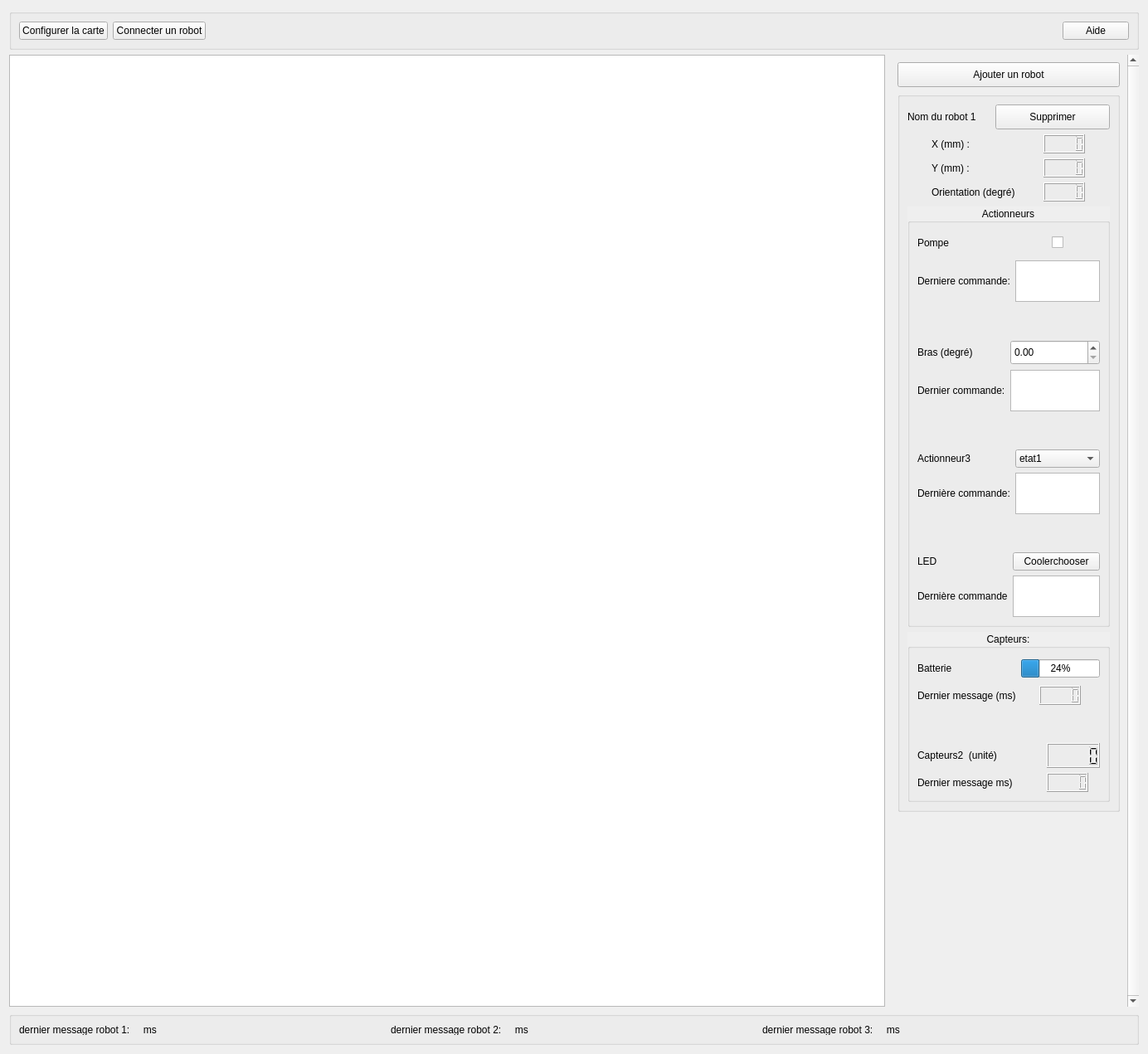
<?xml version="1.0" encoding="UTF-8"?>
<ui version="4.0">
 <class>base_window</class>
 <widget class="QWidget" name="base_window">
  <property name="geometry">
   <rect>
    <x>0</x>
    <y>0</y>
    <width>1384</width>
    <height>1271</height>
   </rect>
  </property>
  <property name="windowTitle">
   <string>Form</string>
  </property>
  <layout class="QVBoxLayout" name="verticalLayout">
   <item>
    <widget class="QGroupBox" name="menu_area">
     <property name="title">
      <string/>
     </property>
     <property name="alignment">
      <set>Qt::AlignBottom|Qt::AlignLeading|Qt::AlignLeft</set>
     </property>
     <layout class="QHBoxLayout" name="horizontalLayout">
      <item>
       <widget class="QPushButton" name="button_map">
        <property name="maximumSize">
         <size>
          <width>200</width>
          <height>16777215</height>
         </size>
        </property>
        <property name="text">
         <string>Configurer la carte</string>
        </property>
       </widget>
      </item>
      <item>
       <widget class="QPushButton" name="button_connect_robot">
        <property name="text">
         <string>Connecter un robot</string>
        </property>
       </widget>
      </item>
      <item>
       <spacer name="horizontalSpacer">
        <property name="orientation">
         <enum>Qt::Horizontal</enum>
        </property>
        <property name="sizeHint" stdset="0">
         <size>
          <width>40</width>
          <height>20</height>
         </size>
        </property>
       </spacer>
      </item>
      <item>
       <widget class="QPushButton" name="button_help">
        <property name="text">
         <string>Aide</string>
        </property>
       </widget>
      </item>
     </layout>
    </widget>
   </item>
   <item>
    <layout class="QHBoxLayout" name="layout_map_inspector">
     <item>
      <widget class="QGraphicsView" name="map_view">
       <property name="minimumSize">
        <size>
         <width>0</width>
         <height>250</height>
        </size>
       </property>
      </widget>
     </item>
     <item>
      <widget class="QScrollArea" name="inspector_scroll_area">
       <property name="enabled">
        <bool>true</bool>
       </property>
       <property name="maximumSize">
        <size>
         <width>300</width>
         <height>16777215</height>
        </size>
       </property>
       <property name="frameShape">
        <enum>QFrame::NoFrame</enum>
       </property>
       <property name="verticalScrollBarPolicy">
        <enum>Qt::ScrollBarAlwaysOn</enum>
       </property>
       <property name="horizontalScrollBarPolicy">
        <enum>Qt::ScrollBarAlwaysOff</enum>
       </property>
       <property name="sizeAdjustPolicy">
        <enum>QAbstractScrollArea::AdjustIgnored</enum>
       </property>
       <property name="widgetResizable">
        <bool>true</bool>
       </property>
       <widget class="QWidget" name="scrollAreaWidgetContents">
        <property name="geometry">
         <rect>
          <x>0</x>
          <y>0</y>
          <width>283</width>
          <height>1163</height>
         </rect>
        </property>
        <layout class="QVBoxLayout" name="verticalLayout_4">
         <item>
          <widget class="QPushButton" name="button_add_robot">
           <property name="minimumSize">
            <size>
             <width>0</width>
             <height>30</height>
            </size>
           </property>
           <property name="text">
            <string>Ajouter un robot</string>
           </property>
          </widget>
         </item>
         <item alignment="Qt::AlignTop">
          <widget class="QGroupBox" name="groupBox_robot">
           <property name="layoutDirection">
            <enum>Qt::LeftToRight</enum>
           </property>
           <property name="autoFillBackground">
            <bool>true</bool>
           </property>
           <property name="title">
            <string/>
           </property>
           <property name="alignment">
            <set>Qt::AlignLeading|Qt::AlignLeft|Qt::AlignTop</set>
           </property>
           <property name="flat">
            <bool>false</bool>
           </property>
           <property name="checkable">
            <bool>false</bool>
           </property>
           <property name="checked">
            <bool>false</bool>
           </property>
           <layout class="QVBoxLayout" name="verticalLayout_2">
            <item>
             <layout class="QHBoxLayout" name="layout_name_delete">
              <property name="sizeConstraint">
               <enum>QLayout::SetMinimumSize</enum>
              </property>
              <item>
               <widget class="QLabel" name="label_name">
                <property name="sizePolicy">
                 <sizepolicy hsizetype="Fixed" vsizetype="Fixed">
                  <horstretch>0</horstretch>
                  <verstretch>0</verstretch>
                 </sizepolicy>
                </property>
                <property name="minimumSize">
                 <size>
                  <width>0</width>
                  <height>30</height>
                 </size>
                </property>
                <property name="maximumSize">
                 <size>
                  <width>100</width>
                  <height>30</height>
                 </size>
                </property>
                <property name="text">
                 <string>Nom du robot 1</string>
                </property>
               </widget>
              </item>
              <item>
               <widget class="QPushButton" name="button_delete">
                <property name="sizePolicy">
                 <sizepolicy hsizetype="Fixed" vsizetype="Fixed">
                  <horstretch>0</horstretch>
                  <verstretch>0</verstretch>
                 </sizepolicy>
                </property>
                <property name="maximumSize">
                 <size>
                  <width>150</width>
                  <height>30</height>
                 </size>
                </property>
                <property name="text">
                 <string>Supprimer</string>
                </property>
               </widget>
              </item>
             </layout>
            </item>
            <item>
             <layout class="QHBoxLayout" name="layout_x" stretch="0,0">
              <property name="leftMargin">
               <number>0</number>
              </property>
              <property name="topMargin">
               <number>0</number>
              </property>
              <property name="rightMargin">
               <number>0</number>
              </property>
              <property name="bottomMargin">
               <number>0</number>
              </property>
              <item>
               <widget class="QLabel" name="label_x">
                <property name="maximumSize">
                 <size>
                  <width>100</width>
                  <height>30</height>
                 </size>
                </property>
                <property name="text">
                 <string>X (mm) :</string>
                </property>
               </widget>
              </item>
              <item>
               <widget class="QLCDNumber" name="lcdNumber_x">
                <property name="maximumSize">
                 <size>
                  <width>50</width>
                  <height>25</height>
                 </size>
                </property>
               </widget>
              </item>
             </layout>
            </item>
            <item>
             <layout class="QHBoxLayout" name="layout_y">
              <property name="leftMargin">
               <number>0</number>
              </property>
              <property name="topMargin">
               <number>0</number>
              </property>
              <property name="rightMargin">
               <number>0</number>
              </property>
              <property name="bottomMargin">
               <number>0</number>
              </property>
              <item>
               <widget class="QLabel" name="label_y">
                <property name="maximumSize">
                 <size>
                  <width>100</width>
                  <height>30</height>
                 </size>
                </property>
                <property name="text">
                 <string>Y (mm) :</string>
                </property>
               </widget>
              </item>
              <item>
               <widget class="QLCDNumber" name="lcdNumber_y">
                <property name="maximumSize">
                 <size>
                  <width>50</width>
                  <height>25</height>
                 </size>
                </property>
               </widget>
              </item>
             </layout>
            </item>
            <item>
             <layout class="QHBoxLayout" name="layout_angle">
              <property name="sizeConstraint">
               <enum>QLayout::SetMinimumSize</enum>
              </property>
              <item>
               <widget class="QLabel" name="label_orientation">
                <property name="maximumSize">
                 <size>
                  <width>100</width>
                  <height>30</height>
                 </size>
                </property>
                <property name="text">
                 <string>Orientation (degré) :</string>
                </property>
               </widget>
              </item>
              <item>
               <widget class="QLCDNumber" name="lcdNumber_orientation">
                <property name="maximumSize">
                 <size>
                  <width>50</width>
                  <height>25</height>
                 </size>
                </property>
               </widget>
              </item>
             </layout>
            </item>
            <item alignment="Qt::AlignTop">
             <widget class="QGroupBox" name="groupBox_actuator">
              <property name="enabled">
               <bool>true</bool>
              </property>
              <property name="autoFillBackground">
               <bool>true</bool>
              </property>
              <property name="title">
               <string>Actionneurs</string>
              </property>
              <property name="alignment">
               <set>Qt::AlignCenter</set>
              </property>
              <property name="flat">
               <bool>true</bool>
              </property>
              <layout class="QVBoxLayout" name="verticalLayout_5">
               <item>
                <layout class="QGridLayout" name="gridLayout_actuator1">
                 <property name="sizeConstraint">
                  <enum>QLayout::SetMaximumSize</enum>
                 </property>
                 <item row="1" column="0">
                  <widget class="QLabel" name="label_command_actuator1">
                   <property name="text">
                    <string>Derniere commande:</string>
                   </property>
                  </widget>
                 </item>
                 <item row="0" column="0">
                  <widget class="QLabel" name="label_name_actuator1">
                   <property name="minimumSize">
                    <size>
                     <width>0</width>
                     <height>30</height>
                    </size>
                   </property>
                   <property name="text">
                    <string>Pompe</string>
                   </property>
                   <property name="scaledContents">
                    <bool>true</bool>
                   </property>
                   <property name="alignment">
                    <set>Qt::AlignLeading|Qt::AlignLeft|Qt::AlignVCenter</set>
                   </property>
                  </widget>
                 </item>
                 <item row="0" column="1" alignment="Qt::AlignHCenter|Qt::AlignVCenter">
                  <widget class="QCheckBox" name="checkBox_actuator1">
                   <property name="text">
                    <string/>
                   </property>
                  </widget>
                 </item>
                 <item row="1" column="1">
                  <widget class="QTextBrowser" name="textBrowser_actuator1">
                   <property name="maximumSize">
                    <size>
                     <width>16777215</width>
                     <height>50</height>
                    </size>
                   </property>
                  </widget>
                 </item>
                </layout>
               </item>
               <item>
                <spacer name="verticalSpacer_12">
                 <property name="orientation">
                  <enum>Qt::Vertical</enum>
                 </property>
                 <property name="sizeHint" stdset="0">
                  <size>
                   <width>20</width>
                   <height>40</height>
                  </size>
                 </property>
                </spacer>
               </item>
               <item>
                <layout class="QGridLayout" name="gridLayout_actuator2">
                 <item row="0" column="0">
                  <widget class="QLabel" name="label_name_actuator2">
                   <property name="minimumSize">
                    <size>
                     <width>0</width>
                     <height>30</height>
                    </size>
                   </property>
                   <property name="text">
                    <string>Bras (degré)</string>
                   </property>
                  </widget>
                 </item>
                 <item row="1" column="0">
                  <widget class="QLabel" name="label_command_actuator2">
                   <property name="text">
                    <string>Dernier commande:</string>
                   </property>
                  </widget>
                 </item>
                 <item row="0" column="1">
                  <widget class="QDoubleSpinBox" name="doubleSpinBox_actuator2">
                   <property name="minimumSize">
                    <size>
                     <width>0</width>
                     <height>30</height>
                    </size>
                   </property>
                  </widget>
                 </item>
                 <item row="1" column="1">
                  <widget class="QTextBrowser" name="textBrowser_actuator2">
                   <property name="maximumSize">
                    <size>
                     <width>16777215</width>
                     <height>50</height>
                    </size>
                   </property>
                  </widget>
                 </item>
                </layout>
               </item>
               <item>
                <spacer name="verticalSpacer_23">
                 <property name="orientation">
                  <enum>Qt::Vertical</enum>
                 </property>
                 <property name="sizeHint" stdset="0">
                  <size>
                   <width>20</width>
                   <height>40</height>
                  </size>
                 </property>
                </spacer>
               </item>
               <item>
                <layout class="QGridLayout" name="gridLayout_actuator3">
                 <item row="0" column="0">
                  <widget class="QLabel" name="label_name_actuator3">
                   <property name="text">
                    <string>Actionneur3</string>
                   </property>
                  </widget>
                 </item>
                 <item row="0" column="1">
                  <widget class="QComboBox" name="comboBox_actuator3">
                   <item>
                    <property name="text">
                     <string>etat1</string>
                    </property>
                   </item>
                   <item>
                    <property name="text">
                     <string>etat2</string>
                    </property>
                   </item>
                   <item>
                    <property name="text">
                     <string>etat3</string>
                    </property>
                   </item>
                   <item>
                    <property name="text">
                     <string>etat4</string>
                    </property>
                   </item>
                  </widget>
                 </item>
                 <item row="1" column="0">
                  <widget class="QLabel" name="label_command_actuator3">
                   <property name="text">
                    <string>Dernière commande:</string>
                   </property>
                  </widget>
                 </item>
                 <item row="1" column="1">
                  <widget class="QTextBrowser" name="textBrowser_actuator3">
                   <property name="maximumSize">
                    <size>
                     <width>16777215</width>
                     <height>50</height>
                    </size>
                   </property>
                  </widget>
                 </item>
                </layout>
               </item>
               <item>
                <spacer name="verticalSpacer_34">
                 <property name="orientation">
                  <enum>Qt::Vertical</enum>
                 </property>
                 <property name="sizeHint" stdset="0">
                  <size>
                   <width>20</width>
                   <height>40</height>
                  </size>
                 </property>
                </spacer>
               </item>
               <item>
                <layout class="QGridLayout" name="gridLayout_actuator4">
                 <item row="0" column="0">
                  <widget class="QLabel" name="label_name_actuator4">
                   <property name="text">
                    <string>LED</string>
                   </property>
                  </widget>
                 </item>
                 <item row="0" column="1">
                  <widget class="QPushButton" name="pushButton_actuator4">
                   <property name="text">
                    <string>Coolerchooser</string>
                   </property>
                  </widget>
                 </item>
                 <item row="1" column="0">
                  <widget class="QLabel" name="label_command_actuator4">
                   <property name="text">
                    <string>Dernière commande</string>
                   </property>
                  </widget>
                 </item>
                 <item row="1" column="1">
                  <widget class="QTextBrowser" name="textBrowser_actuator4">
                   <property name="maximumSize">
                    <size>
                     <width>16777215</width>
                     <height>50</height>
                    </size>
                   </property>
                  </widget>
                 </item>
                </layout>
               </item>
              </layout>
             </widget>
            </item>
            <item alignment="Qt::AlignTop">
             <widget class="QGroupBox" name="groupBox_sensors">
              <property name="autoFillBackground">
               <bool>true</bool>
              </property>
              <property name="title">
               <string>Capteurs:</string>
              </property>
              <property name="alignment">
               <set>Qt::AlignCenter</set>
              </property>
              <property name="flat">
               <bool>true</bool>
              </property>
              <property name="checkable">
               <bool>false</bool>
              </property>
              <property name="checked">
               <bool>false</bool>
              </property>
              <layout class="QVBoxLayout" name="verticalLayout_3">
               <item>
                <layout class="QGridLayout" name="gridLayout_battery">
                 <item row="0" column="0">
                  <widget class="QLabel" name="label_name_battery">
                   <property name="minimumSize">
                    <size>
                     <width>0</width>
                     <height>30</height>
                    </size>
                   </property>
                   <property name="maximumSize">
                    <size>
                     <width>100</width>
                     <height>30</height>
                    </size>
                   </property>
                   <property name="text">
                    <string>Batterie</string>
                   </property>
                  </widget>
                 </item>
                 <item row="1" column="0">
                  <widget class="QLabel" name="label_message_battery">
                   <property name="text">
                    <string>Dernier message (ms)</string>
                   </property>
                  </widget>
                 </item>
                 <item row="1" column="1" alignment="Qt::AlignHCenter|Qt::AlignVCenter">
                  <widget class="QLCDNumber" name="lcdNumber_message_battery">
                   <property name="maximumSize">
                    <size>
                     <width>50</width>
                     <height>25</height>
                    </size>
                   </property>
                  </widget>
                 </item>
                 <item row="0" column="1">
                  <widget class="QProgressBar" name="progressBar_battery">
                   <property name="value">
                    <number>24</number>
                   </property>
                  </widget>
                 </item>
                </layout>
               </item>
               <item>
                <spacer name="verticalSpacer_2">
                 <property name="orientation">
                  <enum>Qt::Vertical</enum>
                 </property>
                 <property name="sizeHint" stdset="0">
                  <size>
                   <width>20</width>
                   <height>40</height>
                  </size>
                 </property>
                </spacer>
               </item>
               <item>
                <layout class="QGridLayout" name="gridLayout_sensor2">
                 <item row="1" column="1">
                  <widget class="QLCDNumber" name="lcdNumber_message_sensor2">
                   <property name="maximumSize">
                    <size>
                     <width>50</width>
                     <height>25</height>
                    </size>
                   </property>
                  </widget>
                 </item>
                 <item row="1" column="0">
                  <widget class="QLabel" name="label_message_sensor2">
                   <property name="text">
                    <string>Dernier message ms)</string>
                   </property>
                  </widget>
                 </item>
                 <item row="0" column="0">
                  <widget class="QLabel" name="label_name_sensor2">
                   <property name="text">
                    <string>Capteurs2  (unité)</string>
                   </property>
                  </widget>
                 </item>
                 <item row="0" column="1">
                  <widget class="QLCDNumber" name="lcdNumber_sensor2">
                   <property name="minimumSize">
                    <size>
                     <width>0</width>
                     <height>30</height>
                    </size>
                   </property>
                  </widget>
                 </item>
                </layout>
               </item>
              </layout>
             </widget>
            </item>
           </layout>
          </widget>
         </item>
        </layout>
       </widget>
      </widget>
     </item>
    </layout>
   </item>
   <item>
    <widget class="QGroupBox" name="message_area">
     <property name="maximumSize">
      <size>
       <width>16777215</width>
       <height>40</height>
      </size>
     </property>
     <property name="title">
      <string/>
     </property>
     <layout class="QHBoxLayout" name="horizontalLayout_5">
      <item>
       <widget class="QLabel" name="message_robot1">
        <property name="maximumSize">
         <size>
          <width>16777215</width>
          <height>30</height>
         </size>
        </property>
        <property name="text">
         <string>dernier message robot 1: __ms</string>
        </property>
       </widget>
      </item>
      <item>
       <widget class="QLabel" name="message_robot2">
        <property name="maximumSize">
         <size>
          <width>16777215</width>
          <height>30</height>
         </size>
        </property>
        <property name="text">
         <string>dernier message robot 2: __ms</string>
        </property>
       </widget>
      </item>
      <item>
       <widget class="QLabel" name="message_robot3">
        <property name="maximumSize">
         <size>
          <width>16777215</width>
          <height>30</height>
         </size>
        </property>
        <property name="text">
         <string>dernier message robot 3: __ms</string>
        </property>
       </widget>
      </item>
     </layout>
    </widget>
   </item>
  </layout>
 </widget>
 <resources/>
 <connections/>
</ui>
